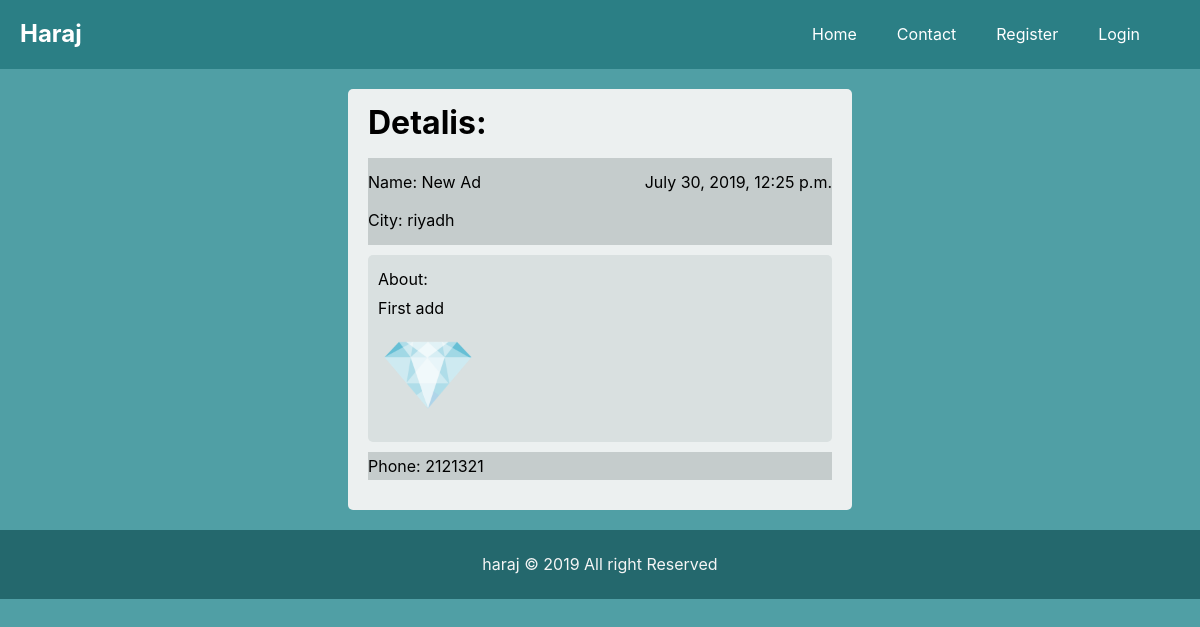
/detalis/11/, run on the app's committed database.
### haraj_app/models.py (models this page shows)
class Add(models.Model):
    name = models.CharField(max_length=20)
    body = models.TextField()
    date = models.DateTimeField(default=timezone.now)
    picture = models.ImageField(upload_to='haraj_pics', blank = True)
    Phone_number = models.CharField(max_length=10)
    city = models.CharField(max_length=10)

### haraj_app/views.py (the view)
# urls.py: path('detalis/', views.detalis,name='detalis'),
def detalis(request,pk):
    ad = get_object_or_404(Add, pk=pk)
    data = {
        'ad' : ad
    }
    return render(request, 'detalis.html' , data)

### template/detalis.html (shortened to what this page needs)
{% extends 'base.html' %}
{% block body %}
<div class="container">
    <div class="main">
        <h1><strong> Detalis:</strong></h1>
        <div id="top">
            <p id="name"> Name: {{ad.name}}             <p id="date1">{{ad.date}}</p>
        </p>
        <br>
            <p id='city'>City: {{ad.city}}</p>
        </div>
        <p id="about">About: <br>
             {{ad.body}} <br>
             <img src="{{ad.picture.url}}" alt="Cover Image" width="100px">
        </p>
        <p id="phone"> Phone: {{ad.Phone_number}}</p>
    </div>
</div>
{% endblock %}

### static/style.css (style rules this page uses)
* { padding: 0; margin: 0; box-sizing: border-box; }
body { line-height: 1.8rem; background-color: rgb(80, 159, 165); font-family: -apple-system, BlinkMacSystemFont, 'Segoe UI', Roboto, Oxygen, Ubuntu, Cantarell, 'Open Sans', 'Helvetica Neue', sans-serif; }
h1,h2,h3 { padding-bottom: 20px; }
p { margin: 10px 0; }
.container { margin: 10px auto; width: 60%; height: 60%; }
.main { width: 70%; height: 70%; margin: 20px auto!important; padding:20px; background-color: #f4f4f4f4; border-radius: 5px ; }
#top { background-color: rgb(197, 204, 204); overflow: hidden; }
#about { background-color: rgb(217, 224, 224); border-radius: 5px; padding: 10px; }
#phone { background-color: rgb(197, 204, 204); }
#date1 { float: right; }
#name { float: left; }

### data on the page
Add: name "New Ad", date "July 30, 2019, 12:25 p.m.", city "riyadh", body "First add", picture (picture), Phone_number "2121321"
